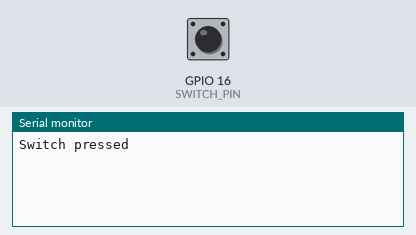
Recording of a sketch running on a simulated ESP32. Parts: the last lines printed to the serial monitor. The inputs (shaded band) are chosen by the test bench; at power-on: GPIO 16 (SWITCH_PIN) HIGH. USB keyboard and mouse output is not drawn.

Above: at 1.2 s.
1.3 s: GPIO 16 (SWITCH_PIN) pulled LOW for 0.15 s
At 1.43 s:
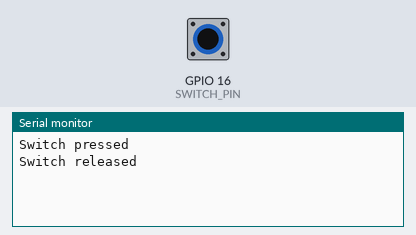
At 2.3 s:
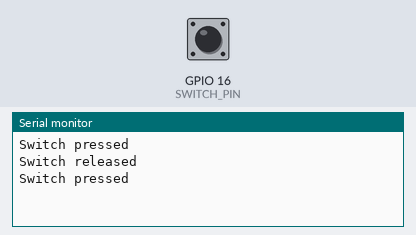

Measured:
- after the input at 1.3 s, the serial monitor: prints a new line at once (image 1)

The sketch:

Camera_trigger.ino
```cpp
#include <BleKeyboard.h>

#define SWITCH_PIN 16  // Switch connected between IO16 and GND

BleKeyboard bleKeyboard("Timelapse trigger", "SteamCookies", 100);
bool keyPressed = false;  // Track if the key was pressed

void setup() {
    Serial.begin(115200);
    pinMode(SWITCH_PIN, INPUT_PULLUP);  // Activate internal pull-up
    bleKeyboard.begin();
}

void loop() {
    if (bleKeyboard.isConnected()) {
        bool switchState = digitalRead(SWITCH_PIN);

        // Trigger on button press (switch opens, pin goes HIGH)
        if (switchState == HIGH && !keyPressed) {
            bleKeyboard.press(KEY_MEDIA_VOLUME_UP);
            Serial.println("Switch pressed");
            delay(50);  // Short press duration
            bleKeyboard.release(KEY_MEDIA_VOLUME_UP);
            keyPressed = true;  // Prevent repeat triggers
        }

        // Reset when button is released (switch closes, pin goes LOW)
        if (switchState == LOW && keyPressed) {
            keyPressed = false;
            Serial.println("Switch released");
            delay(50);  // Debounce release
        }

    } else {
        Serial.println("Waiting for BLE connection...");
    }

    delay(50);  // Loop debounce
}
```
